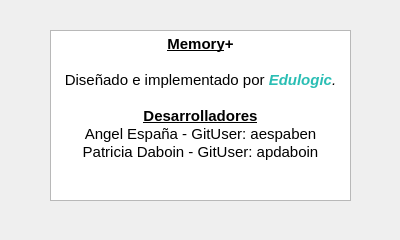
<?xml version="1.0" encoding="UTF-8"?>
<ui version="4.0">
 <class>about</class>
 <widget class="QDialog" name="about">
  <property name="geometry">
   <rect>
    <x>0</x>
    <y>0</y>
    <width>400</width>
    <height>240</height>
   </rect>
  </property>
  <property name="minimumSize">
   <size>
    <width>400</width>
    <height>240</height>
   </size>
  </property>
  <property name="maximumSize">
   <size>
    <width>400</width>
    <height>240</height>
   </size>
  </property>
  <property name="windowTitle">
   <string>Acerca...</string>
  </property>
  <property name="windowIcon">
   <iconset resource="rsrc.qrc">
    <normaloff>:/colorful-brain+.png</normaloff>:/colorful-brain+.png</iconset>
  </property>
  <property name="modal">
   <bool>false</bool>
  </property>
  <widget class="QTextBrowser" name="textBrowser">
   <property name="geometry">
    <rect>
     <x>50</x>
     <y>30</y>
     <width>301</width>
     <height>171</height>
    </rect>
   </property>
   <property name="html">
    <string>&lt;!DOCTYPE HTML PUBLIC &quot;-//W3C//DTD HTML 4.0//EN&quot; &quot;http://www.w3.org/TR/REC-html40/strict.dtd&quot;&gt;
&lt;html&gt;&lt;head&gt;&lt;meta name=&quot;qrichtext&quot; content=&quot;1&quot; /&gt;&lt;style type=&quot;text/css&quot;&gt;
p, li { white-space: pre-wrap; }
&lt;/style&gt;&lt;/head&gt;&lt;body style=&quot; font-family:'Ubuntu'; font-size:11pt; font-weight:400; font-style:normal;&quot;&gt;
&lt;p align=&quot;center&quot; style=&quot; margin-top:0px; margin-bottom:0px; margin-left:0px; margin-right:0px; -qt-block-indent:0; text-indent:0px;&quot;&gt;&lt;span style=&quot; font-weight:600; text-decoration: underline;&quot;&gt;Memory&lt;/span&gt;&lt;span style=&quot; font-weight:600;&quot;&gt;+&lt;/span&gt;&lt;/p&gt;
&lt;p align=&quot;center&quot; style=&quot;-qt-paragraph-type:empty; margin-top:0px; margin-bottom:0px; margin-left:0px; margin-right:0px; -qt-block-indent:0; text-indent:0px; font-weight:600;&quot;&gt;&lt;br /&gt;&lt;/p&gt;
&lt;p align=&quot;center&quot; style=&quot; margin-top:0px; margin-bottom:0px; margin-left:0px; margin-right:0px; -qt-block-indent:0; text-indent:0px;&quot;&gt;Diseñado e implementado por &lt;span style=&quot; font-weight:600; font-style:italic; color:#2abeb4;&quot;&gt;Edulogic&lt;/span&gt;&lt;span style=&quot; font-style:italic; color:#000000;&quot;&gt;.&lt;/span&gt;&lt;/p&gt;
&lt;p align=&quot;center&quot; style=&quot;-qt-paragraph-type:empty; margin-top:0px; margin-bottom:0px; margin-left:0px; margin-right:0px; -qt-block-indent:0; text-indent:0px;&quot;&gt;&lt;br /&gt;&lt;/p&gt;
&lt;p align=&quot;center&quot; style=&quot; margin-top:0px; margin-bottom:0px; margin-left:0px; margin-right:0px; -qt-block-indent:0; text-indent:0px;&quot;&gt;&lt;span style=&quot; font-weight:600; text-decoration: underline;&quot;&gt;Desarrolladores&lt;/span&gt;&lt;/p&gt;
&lt;p align=&quot;center&quot; style=&quot; margin-top:0px; margin-bottom:0px; margin-left:0px; margin-right:0px; -qt-block-indent:0; text-indent:0px;&quot;&gt;Angel España - GitUser: aespaben&lt;/p&gt;
&lt;p align=&quot;center&quot; style=&quot; margin-top:0px; margin-bottom:0px; margin-left:0px; margin-right:0px; -qt-block-indent:0; text-indent:0px;&quot;&gt;Patricia Daboin - GitUser: apdaboin&lt;/p&gt;&lt;/body&gt;&lt;/html&gt;</string>
   </property>
  </widget>
 </widget>
 <resources>
  <include location="rsrc.qrc"/>
 </resources>
 <connections/>
</ui>
